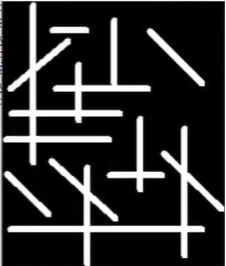
#> input picture lines.png, 226 x 266 px, found by its file name
$ python lines.py
#> lines starting #> are read from the running program, lines starting #| are printed output that depends on the picture
import cv2
import numpy as np

img = cv2.imread('lines.png',0)
#> img: shape (266, 226); min 0, max 255, mean 46.8

kernel = np.ones((2,19), np.uint8)
horizontal_lines=cv2.erode(img,kernel,iterations=1)
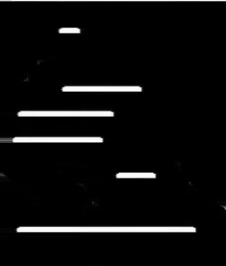
#> horizontal_lines: shape (266, 226); min 0, max 255, mean 12.9

kernel1 = np.ones((11,3), np.uint8)
vertical_lines=cv2.erode(img,kernel1,iterations=1)
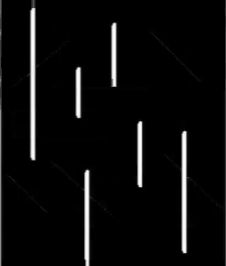
#> vertical_lines: shape (266, 226); min 0, max 254, mean 11.5
img1 = cv2.hconcat([img,vertical_lines,horizontal_lines])
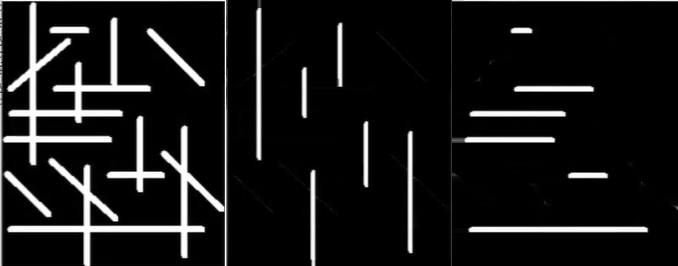
#> img1: shape (266, 678); min 0, max 255, mean 23.7
cv2.imshow('original image',img1)
cv2.waitKey(0)

$ run again, with space.png copied over lines.png
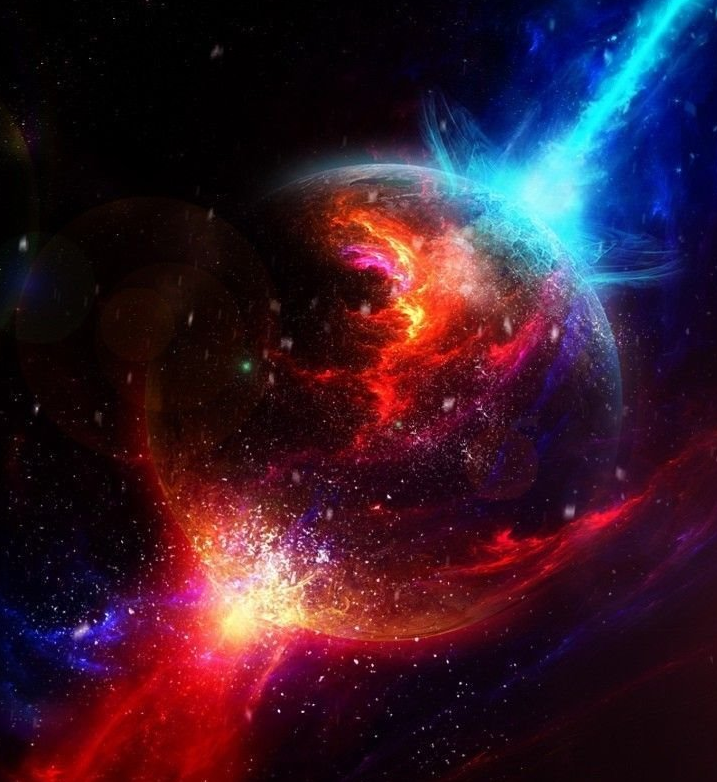
#> input picture space.png, 717 x 782 px, found by its file name
#> `vertical_lines=cv2.erode(img,kernel1,iterations=1)`:
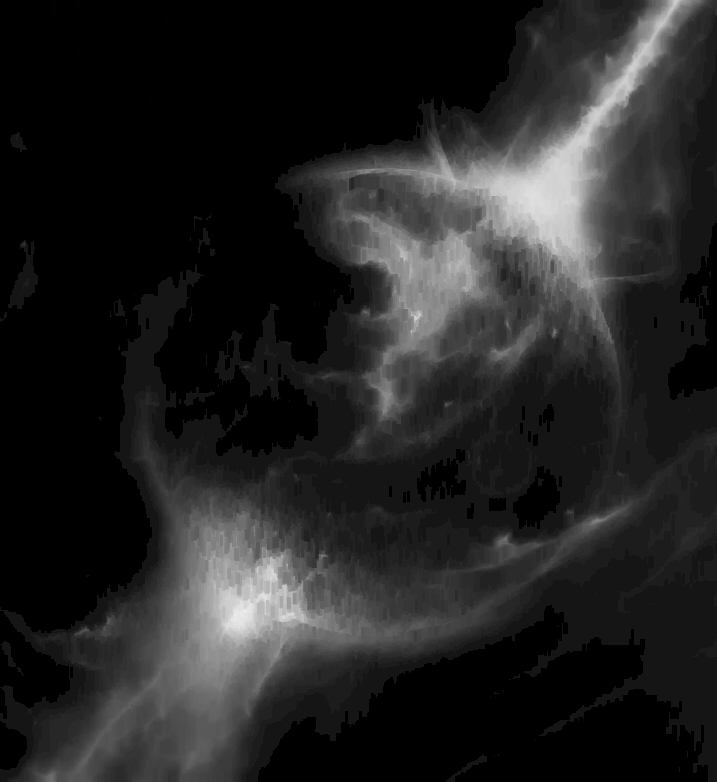
#> vertical_lines: shape (782, 717); min 0, max 235, mean 34.9
#> `img1 = cv2.hconcat([img,vertical_lines,horizontal_lines])`:
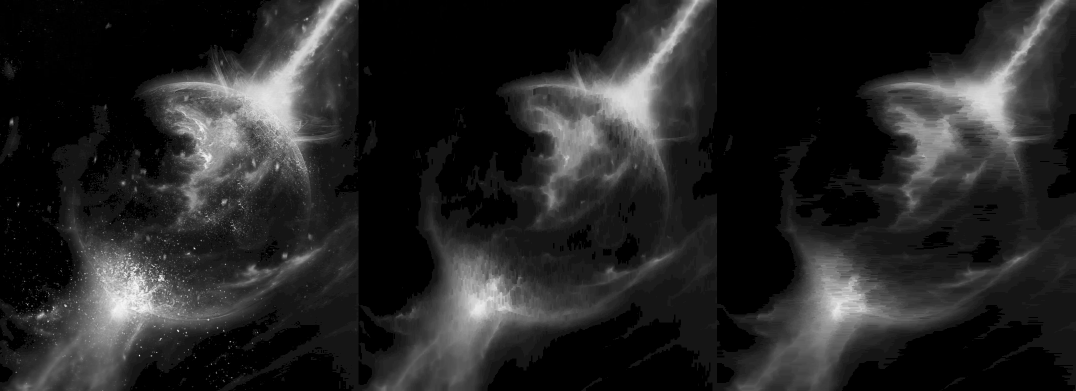
#> img1: shape (782, 2151) (shown at 1/2 size); min 0, max 253, mean 37.3

$ run again, with 0.1.jpg saved as lines.png
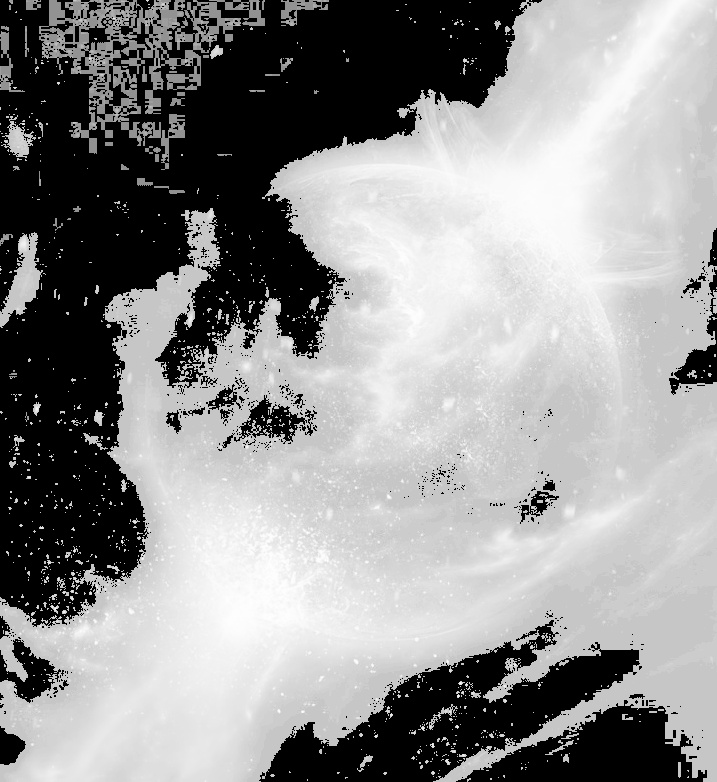
#> input picture 0.1.jpg, 717 x 782 px, found by its file name
#> img is the input picture: shape (782, 717); min 0, max 255, mean 145.7
#> `vertical_lines=cv2.erode(img,kernel1,iterations=1)`:
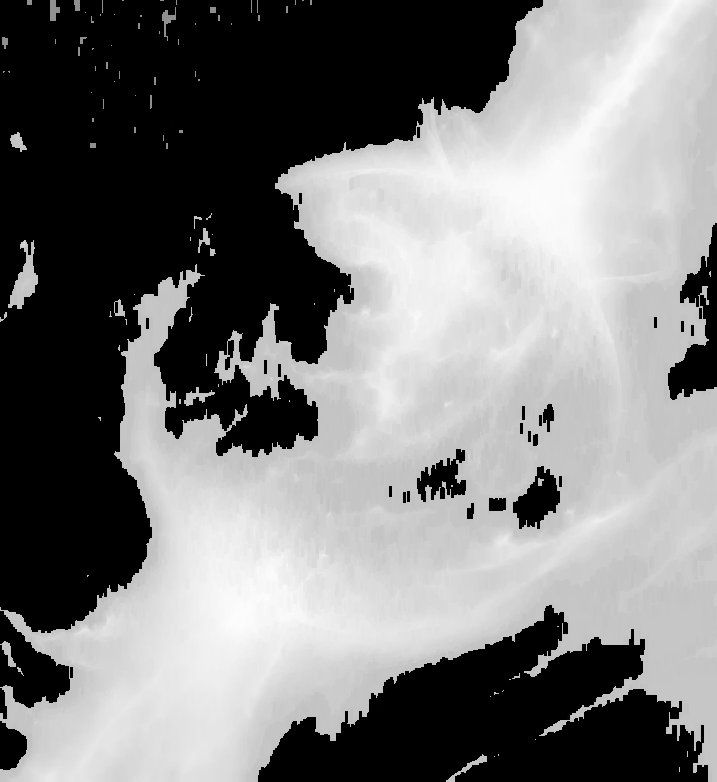
#> vertical_lines: shape (782, 717); min 0, max 252, mean 125.7
#> `img1 = cv2.hconcat([img,vertical_lines,horizontal_lines])`:
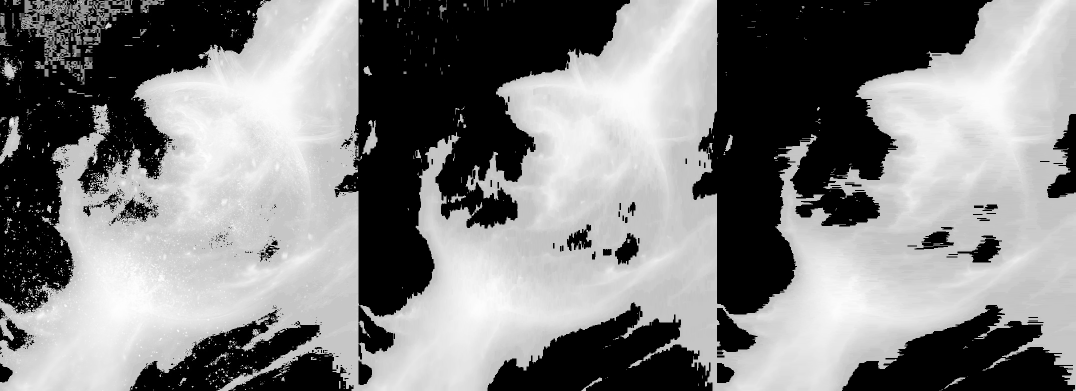
#> img1: shape (782, 2151) (shown at 1/2 size); min 0, max 255, mean 131.1
